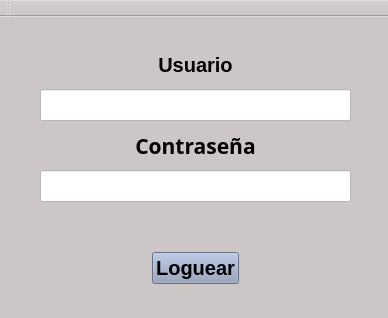
<?xml version="1.0" encoding="UTF-8"?>
<ui version="4.0">
 <class>Login</class>
 <widget class="QMainWindow" name="Login">
  <property name="geometry">
   <rect>
    <x>0</x>
    <y>0</y>
    <width>388</width>
    <height>318</height>
   </rect>
  </property>
  <property name="windowTitle">
   <string>MainWindow</string>
  </property>
  <property name="windowIcon">
   <iconset>
    <normaloff>icons/Foto de Jebus.jpg</normaloff>icons/Foto de Jebus.jpg</iconset>
  </property>
  <property name="styleSheet">
   <string notr="true">QWidget{
	background-color:rgb(204, 198, 199)
}
QTableWidget{
	background-color: rgb(238, 232, 233)
}
QLineEdit{
	background-color: white
}
QPushButton{
	background-color:rgb(144, 156, 186)
}</string>
  </property>
  <widget class="QWidget" name="centralwidget">
   <widget class="QWidget" name="layoutWidget">
    <property name="geometry">
     <rect>
      <x>40</x>
      <y>30</y>
      <width>311</width>
      <height>239</height>
     </rect>
    </property>
    <layout class="QVBoxLayout" name="_2">
     <item>
      <widget class="QLabel" name="label">
       <property name="font">
        <font>
         <pointsize>15</pointsize>
         <weight>75</weight>
         <bold>true</bold>
        </font>
       </property>
       <property name="text">
        <string>Usuario</string>
       </property>
       <property name="alignment">
        <set>Qt::AlignCenter</set>
       </property>
      </widget>
     </item>
     <item>
      <widget class="QLineEdit" name="usuario">
       <property name="font">
        <font>
         <pointsize>15</pointsize>
        </font>
       </property>
      </widget>
     </item>
     <item>
      <widget class="QLabel" name="label_2">
       <property name="font">
        <font>
         <family>Arial Unicode MS</family>
         <pointsize>16</pointsize>
         <weight>75</weight>
         <italic>false</italic>
         <bold>true</bold>
        </font>
       </property>
       <property name="text">
        <string>Contraseña</string>
       </property>
       <property name="alignment">
        <set>Qt::AlignCenter</set>
       </property>
      </widget>
     </item>
     <item>
      <widget class="QLineEdit" name="contrasena">
       <property name="font">
        <font>
         <pointsize>15</pointsize>
        </font>
       </property>
       <property name="inputMask">
        <string/>
       </property>
       <property name="text">
        <string/>
       </property>
       <property name="echoMode">
        <enum>QLineEdit::Password</enum>
       </property>
      </widget>
     </item>
     <item>
      <widget class="QLabel" name="label_5">
       <property name="text">
        <string/>
       </property>
      </widget>
     </item>
     <item>
      <layout class="QHBoxLayout" name="horizontalLayout">
       <item>
        <widget class="QLabel" name="label_3">
         <property name="text">
          <string/>
         </property>
        </widget>
       </item>
       <item>
        <widget class="QPushButton" name="loguear">
         <property name="sizePolicy">
          <sizepolicy hsizetype="Maximum" vsizetype="Fixed">
           <horstretch>0</horstretch>
           <verstretch>0</verstretch>
          </sizepolicy>
         </property>
         <property name="font">
          <font>
           <pointsize>15</pointsize>
           <weight>75</weight>
           <bold>true</bold>
          </font>
         </property>
         <property name="text">
          <string>Loguear</string>
         </property>
         <property name="icon">
          <iconset>
           <normaloff>icons/user_circle_icon_148611.png</normaloff>icons/user_circle_icon_148611.png</iconset>
         </property>
         <property name="flat">
          <bool>false</bool>
         </property>
        </widget>
       </item>
       <item>
        <widget class="QLabel" name="label_4">
         <property name="text">
          <string/>
         </property>
        </widget>
       </item>
      </layout>
     </item>
    </layout>
   </widget>
  </widget>
  <widget class="QMenuBar" name="menubar">
   <property name="geometry">
    <rect>
     <x>0</x>
     <y>0</y>
     <width>388</width>
     <height>21</height>
    </rect>
   </property>
  </widget>
  <widget class="QStatusBar" name="statusbar"/>
  <widget class="QToolBar" name="toolBar">
   <property name="windowTitle">
    <string>toolBar</string>
   </property>
   <attribute name="toolBarArea">
    <enum>TopToolBarArea</enum>
   </attribute>
   <attribute name="toolBarBreak">
    <bool>false</bool>
   </attribute>
  </widget>
 </widget>
 <resources/>
 <connections/>
</ui>
